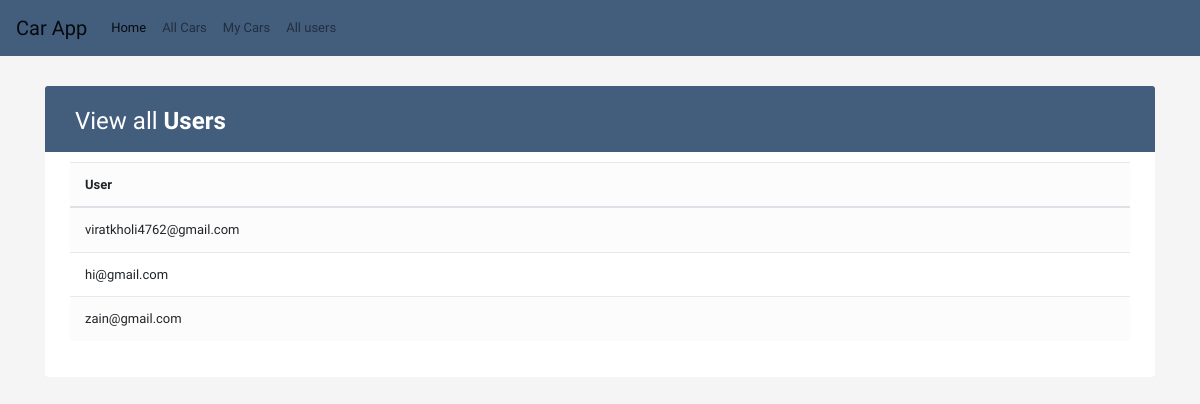
Screenshot of /allusers with the database file from the repository.
### model.py (models this page shows, shortened)
class User(db.Model):  # type: ignore
    __tablename__ = "users"
    user_id = db.Column(db.Integer, autoincrement=True, primary_key=True)
    email = db.Column(db.String, unique=True)
    password = db.Column(db.String)

### server.py (the view)
@app.route('/allusers')
def all_users():
    users = crud.get_users()
    return render_template("all_users.html", users=users)

### crud.py (called while the page is built)
def get_users():
    return User.query.all()

### templates/all_users.html (shortened to what this page needs)
{% extends 'base.html' %}
{%block special%}
	<link rel="stylesheet" href="https://stackpath.bootstrapcdn.com/bootstrap/4.5.0/css/bootstrap.min.css">
	<link rel="stylesheet" href="https://maxcdn.bootstrapcdn.com/font-awesome/4.7.0/css/font-awesome.min.css">
{%endblock%}
{% block body %}
	<div class="container-xl">
		<div class="table-responsive">
			<div class="table-wrapper">
				<div class="table-title">
					<div class="row">
						<div class="col-sm-6">
							<h2>View all <b>Users</b></h2>
						</div>
					</div>
				</div>
				<table class="table table-striped table-hover">
				<tr>
					<td><b>User</b></td>
				</tr>
					<tbody>
					{%for user in users%}
					<tr>
						<td>{{ user.email }}</td>
					</tr>
				  {%endfor%}
					</tbody>
				</table>
			</div>
		</div>
	</div>
{% endblock %}

### templates/all_users.html (style rules this page uses)
body { color: #566787; background: #f5f5f5; font-family: 'Varela Round', sans-serif; font-size: 13px; }
.table-responsive { margin: 30px 0; }
.table-wrapper { background: #fff; padding: 20px 25px; border-radius: 3px; min-width: 1000px; box-shadow: 0 1px 1px rgba(0,0,0,.05); }
.table-title { padding-bottom: 15px; background: #435d7d; color: #fff; padding: 16px 30px; min-width: 100%; margin: -20px -25px 10px; border-radius: 3px 3px 0 0; }
.table-title h2 { margin: 5px 0 0; font-size: 24px; }
table.table tr th, table.table tr td { border-color: #e9e9e9; padding: 12px 15px; vertical-align: middle; }
table.table-striped tbody tr:nth-of-type(odd) { background-color: #fcfcfc; }

### rows the page displays
User: email "viratkholi4762@gmail.com"
User: email "hi@gmail.com"
User: email "zain@gmail.com"
